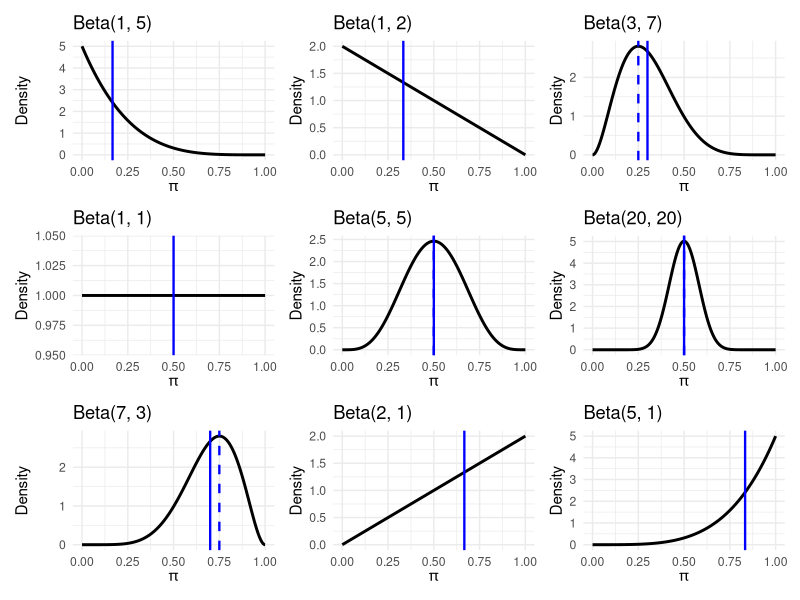
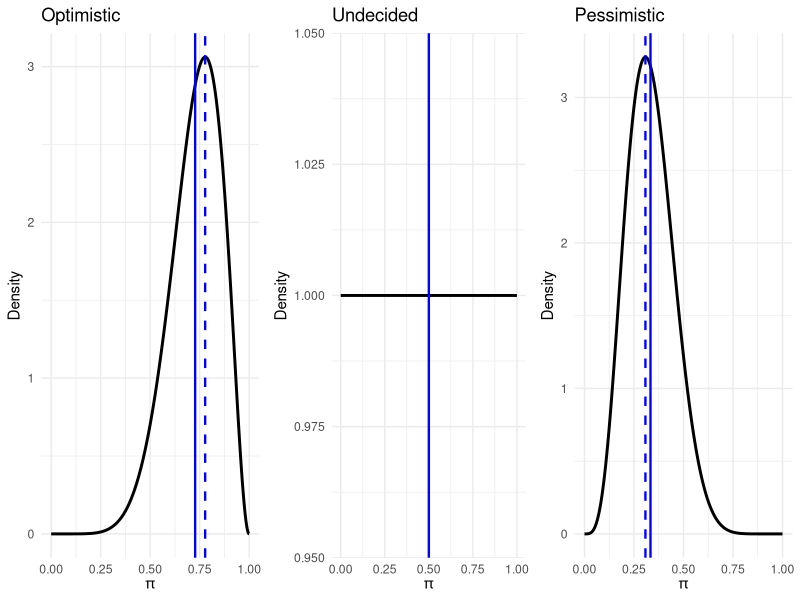

Here is the R script that generated these plots, in order: (Note: this script raises an error after producing the figures.)
## ---- chunk 1
library(tidyverse)
library(gridExtra)
## ---- chunk 2
library(tidyverse)

# Define a function to plot beta distributions with mean and mode
plot_beta <- function(alpha, beta) {
  df <- tibble(pi = seq(0, 1, length.out = 1000)) %>%
    mutate(density = dbeta(pi, alpha, beta))

  mean_val <- alpha / (alpha + beta)
  if (alpha > 1 && beta > 1) {
    mode_val <- (alpha - 1) / (alpha + beta - 2)
  } else {
    mode_val <- NULL  # set to NULL so it doesn't trigger ggplot error
  }

  p <- ggplot(df, aes(x = pi, y = density)) +
    geom_line(color = "black", linewidth = 1) +
    geom_vline(xintercept = mean_val, color = "blue", linetype = "solid", linewidth = 0.8) +
    labs(title = glue::glue("Beta({alpha}, {beta})"), x = expression(pi), y = "Density") +
    theme_minimal()

  if (!is.null(mode_val)) {
    p <- p + geom_vline(xintercept = mode_val, color = "blue", linetype = "dashed", linewidth = 0.8)
  }

  return(p)
}



# Create the 9 beta plots
betas <- list(
  c(1, 5), c(1, 2), c(3, 7),
  c(1, 1), c(5, 5), c(20, 20),
  c(7, 3), c(2, 1), c(5, 1)
)

plots <- map(betas, ~ plot_beta(.x[1], .x[2]))

# Arrange in 3x3 grid
library(patchwork)
wrap_plots(plots, ncol = 3)
## ---- chunk 3

optimistic <- plot_beta(8, 3) +
  labs(title = "Optimistic")

undecided <- plot_beta(1, 1) +
  labs(title = "Undecided")

pessimistic <- plot_beta(5, 10) +
  labs(title = "Pessimistic")

gridExtra::grid.arrange(optimistic, undecided, pessimistic, ncol = 3)
## ---- chunk 4
set.seed(10)

cnn_onion <- data.frame(student = rep(1:100, each = 15), question = rep(1:15, times = 100), correct = rbinom(n = 15*100, size = 1, prob = 0.65), year = rep(2010:2024, each = 15, times = 100), institution = rep("Colby", times = 15*100)) # We will replace this with actual data

head(cnn_onion)
## ---- chunk 5

optimist <- plot_beta_binomial(8, 3, y = 50, n = 150) +
  labs(title = "Optimistic")

undecided <- plot_beta_binomial(1, 1, y = 50, n = 150) +
  labs(title = "Undecided")

pessimist <- plot_beta_binomial(4, 11, y = 50, n = 150) +
  labs(title = "Pessimistic")

very_optimistic <- plot_beta_binomial(140, 10, y = 50, n = 150) +
  labs(title = "Very Optimistic")

